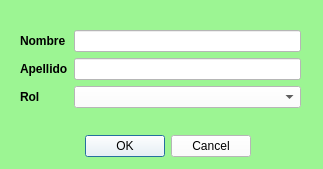
<?xml version="1.0" encoding="UTF-8"?>
<ui version="4.0">
 <class>Agregar_Miembros</class>
 <widget class="QDialog" name="Agregar_Miembros">
  <property name="geometry">
   <rect>
    <x>0</x>
    <y>0</y>
    <width>323</width>
    <height>169</height>
   </rect>
  </property>
  <property name="windowTitle">
   <string>Dialog</string>
  </property>
  <property name="windowIcon">
   <iconset resource="recursos.qrc">
    <normaloff>:/imagen/recursos/safe home.png</normaloff>:/imagen/recursos/safe home.png</iconset>
  </property>
  <property name="styleSheet">
   <string notr="true">background-color: rgb(156, 245, 147);</string>
  </property>
  <widget class="QDialogButtonBox" name="buttonBox">
   <property name="geometry">
    <rect>
     <x>70</x>
     <y>130</y>
     <width>181</width>
     <height>32</height>
    </rect>
   </property>
   <property name="styleSheet">
    <string notr="true">background-color: rgb(255, 255, 255);</string>
   </property>
   <property name="orientation">
    <enum>Qt::Horizontal</enum>
   </property>
   <property name="standardButtons">
    <set>QDialogButtonBox::Cancel|QDialogButtonBox::Ok</set>
   </property>
  </widget>
  <widget class="QWidget" name="formLayoutWidget">
   <property name="geometry">
    <rect>
     <x>20</x>
     <y>30</y>
     <width>281</width>
     <height>89</height>
    </rect>
   </property>
   <layout class="QFormLayout" name="formLayout">
    <item row="0" column="0">
     <widget class="QLabel" name="label">
      <property name="font">
       <font>
        <bold>true</bold>
       </font>
      </property>
      <property name="text">
       <string>Nombre</string>
      </property>
     </widget>
    </item>
    <item row="0" column="1">
     <widget class="QLineEdit" name="in_nom">
      <property name="styleSheet">
       <string notr="true">background-color: rgb(255, 255, 255);</string>
      </property>
     </widget>
    </item>
    <item row="1" column="0">
     <widget class="QLabel" name="label_3">
      <property name="font">
       <font>
        <bold>true</bold>
       </font>
      </property>
      <property name="text">
       <string>Apellido</string>
      </property>
     </widget>
    </item>
    <item row="1" column="1">
     <widget class="QLineEdit" name="in_ape">
      <property name="styleSheet">
       <string notr="true">background-color: rgb(255, 255, 255);</string>
      </property>
     </widget>
    </item>
    <item row="2" column="0">
     <widget class="QLabel" name="label_2">
      <property name="font">
       <font>
        <bold>true</bold>
       </font>
      </property>
      <property name="text">
       <string>Rol</string>
      </property>
     </widget>
    </item>
    <item row="2" column="1">
     <widget class="QComboBox" name="in_rol">
      <property name="styleSheet">
       <string notr="true">background-color: rgb(255, 255, 255);</string>
      </property>
     </widget>
    </item>
   </layout>
  </widget>
 </widget>
 <resources>
  <include location="recursos.qrc"/>
 </resources>
 <connections/>
</ui>
